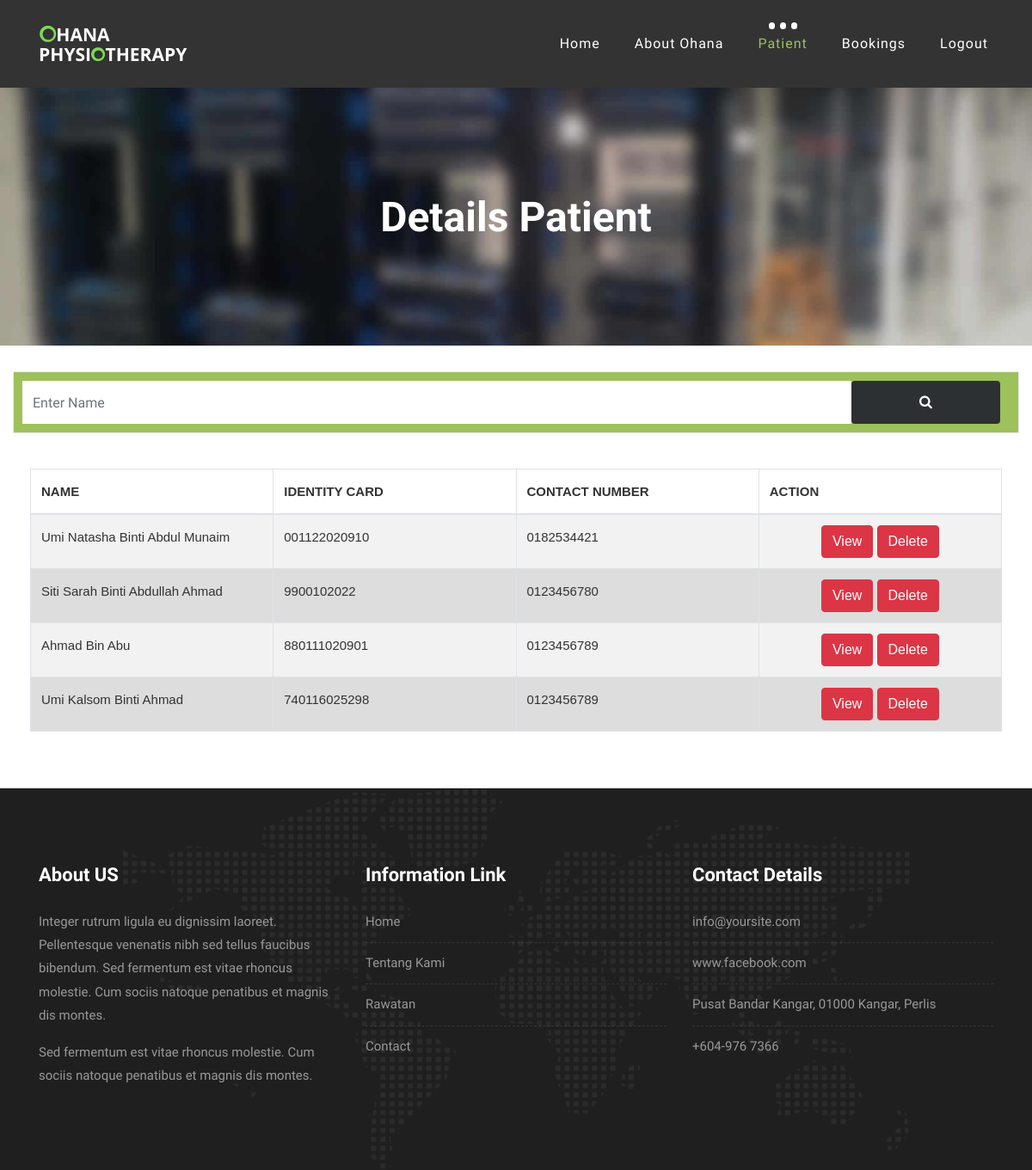
The page /admin/viewpatient.php on the database its author committed.
### tables this page shows
CREATE TABLE `tblpatient` (
  `id_patient` int(11) NOT NULL,
  `username` varchar(50) NOT NULL,
  `email` varchar(50) NOT NULL,
  `phone` varchar(50) NOT NULL,
  `address` varchar(150) NOT NULL,
  `gender` varchar(50) NOT NULL,
  `name` varchar(150) NOT NULL,
  `ic` varchar(50) NOT NULL,
  `create_datetime` datetime NOT NULL
);

### admin/viewpatient.php (the view, shortened to what this page needs)
<?php
$conn = mysqli_connect('localhost', 'root' );
$sql = "SELECT * FROM tblpatient";
$result = mysqli_query($conn, $sql);
?>
<?php
if(isset($_POST['search']))
{
    $valueToSearch = $_POST['valueToSearch'];
    $query = "SELECT * FROM `tblpatient` WHERE CONCAT(`id_patient`,`name`) LIKE '%".$valueToSearch."%'";
    $search_result = filterTable($query);
}
 else {
    $query = "SELECT * FROM `tblpatient`";
    $search_result = filterTable($query);
}
function filterTable($query)
{
    $conn = mysqli_connect("localhost", "root", "", "ohana");
    $filter_Result = mysqli_query($conn, $query);
    return $filter_Result;
}
?>
<!DOCTYPE html>
<html lang="en">
        <link href="//maxcdn.bootstrapcdn.com/bootstrap/4.1.1/css/bootstrap.min.css" rel="stylesheet" id="bootstrap-css">
        <link rel="stylesheet" href="//maxcdn.bootstrapcdn.com/bootstrap/4.0.0-alpha.6/css/bootstrap.min.css" />
        <link href="//maxcdn.bootstrapcdn.com/font-awesome/4.3.0/css/font-awesome.min.css" rel="stylesheet" />
	<link rel="stylesheet" type="text/css" href="vendor/bootstrap/css/bootstrap.min.css">
	<link rel="stylesheet" type="text/css" href="fonts/font-awesome-4.7.0/css/font-awesome.min.css">
	<link rel="stylesheet" type="text/css" href="vendor/animate/animate.css">
	<link rel="stylesheet" type="text/css" href="vendor/select2/select2.min.css">
	<link rel="stylesheet" type="text/css" href="vendor/perfect-scrollbar/perfect-scrollbar.css">
	<link rel="stylesheet" type="text/css" href="css/util.css">
	<link rel="stylesheet" type="text/css" href="css/main.css">
    <link rel="stylesheet" href="css/bootstrap.min.css">
    <link rel="stylesheet" href="style.css">
    <link rel="stylesheet" href="css/versions.css">
    <link rel="stylesheet" href="css/responsive.css">
    <link rel="stylesheet" href="css/custom.css">
</head>
<body class="host_version">
	<header class="top-navbar">
		<nav class="navbar navbar-expand-lg navbar-light bg-light">
			<div class="container-fluid">
				<a class="navbar-brand" href="index.php">
					<img src="images/ohana.png" alt="" />
				</a>
				<div class="collapse navbar-collapse" id="navbars-host">
					<ul class="navbar-nav ml-auto">
						<li class="nav-item"><a class="nav-link" href="admin.php">Home</a></li>
						<li class="nav-item dropdown">
							<a class="nav-link dropdown-toggle" href="#" id="dropdown-a" data-toggle="dropdown">About Ohana </a>
						</li>
						<li class="nav-item dropdown active">
							<a class="nav-link dropdown-toggle" href="#" id="dropdown-a" data-toggle="dropdown">Patient </a>
						</li>
						<li class="nav-item dropdown">
							<a class="nav-link dropdown-toggle" href="#" id="dropdown-a" data-toggle="dropdown">Bookings </a>
						</li>
						<li class="nav-item"><a class="nav-link" href="logout.php">Logout</a></li>
					</ul>
				</div>
			</div>
		</nav>
	</header>
	<div class="all-title-box">
		<div class="container text-center">
			<h1>Details Patient<span class="m_1"></span></h1>
		</div>
	</div>
	<div class="col-lg-12">
	<form action="viewpatient.php" method="post" class="checkdomain form-inline" >
		<div class="checkdomain-wrapper">
			<div class="form-group">
				<input type="text" class="form-control" id="domainnamehere" name="valueToSearch" placeholder="Enter Name">
				<button type="submit" name="search" value="Filter" class="btn btn-primary grd1"><i class="fa fa-search"></i></button>
			</div>
			<hr>
		</div>
	<div class="card-body">
				<div class="table-responsive">
		      		<table class="table table-striped table-bordered" id="appointment_list_table">
		      			<thead>
			      			<tr>
			      				<th><strong>NAME</th>
								<th><strong>IDENTITY CARD</th>
			      				<th><strong>CONTACT NUMBER</th>
			      				<th><strong>ACTION</th>
			      			</tr>
			      		</thead>
						<?php
							if(mysqli_num_rows($result) > 0)
							{
							while($row = mysqli_fetch_assoc($result))
							{
						?>
						<tbody>
						<?php while($row = mysqli_fetch_array($search_result)):?>
							<tr class="row100">
								<td><?php echo $row['name']; ?></td>
								<td><?php echo $row['ic']; ?></td>
								<td><?php echo $row['phone']; ?></td>
								<td>
									<center>
									<button><a href="display.php?id=<?php echo $row["id_patient"]; ?>" class="btn btn-danger delete-listview-btn" onClick="return confirm">View</a></button>
									<button><a href="deletepatient.php?id=<?php echo $row["id_patient"]; ?>" class="btn btn-danger delete-listview-btn" onClick="return confirm('Do you really want to delete?');">Delete</a></button>
									</center>
								</td>
							</tr>
								<?php endwhile;?>
						</tbody>
						<?php
							   }
							}
							else
							{
							   echo "0 results";
							}
						?>
			      	</table>
			    </div>
			</div>
 </form>
                </div>
    <footer class="footer">
        <div class="container">
            <div class="row">
                <div class="col-lg-4 col-md-4 col-xs-12">
                    <div class="widget clearfix">
                        <div class="widget-title">
                            <h3>About US</h3>
                        </div>
                        <p> Integer rutrum ligula eu dignissim laoreet. Pellentesque venenatis nibh sed tellus faucibus bibendum. Sed fermentum est vitae rhoncus molestie. Cum sociis natoque penatibus et magnis dis montes.</p>
                        <p>Sed fermentum est vitae rhoncus molestie. Cum sociis natoque penatibus et magnis dis montes.</p>
                    </div>
                </div>
				<div class="col-lg-4 col-md-4 col-xs-12">
                    <div class="widget clearfix">
                        <div class="widget-title">
                            <h3>Information Link</h3>
                        </div>
                        <ul class="footer-links">
                            <li><a href="index.php">Home</a></li>
							<li><a href="about.php">Tentang Kami</a></li>
							<li><a href="hosting.php">Rawatan</a></li>
							<li><a href="contact.php">Contact</a></li>
                        </ul>
                    </div>
                </div>
                <div class="col-lg-4 col-md-4 col-xs-12">
                    <div class="widget clearfix">
                        <div class="widget-title">
                            <h3>Contact Details</h3>
                        </div>
                        <ul class="footer-links">
                            <li><a href="mailto:#">info@yoursite.com</a></li>
                            <li><a href="#">www.facebook.com</a></li>
                            <li> Pusat Bandar Kangar, 01000 Kangar, Perlis</li>
                            <li>+604-976 7366</li>
                        </ul>
                    </div>
                </div>
            </div>
        </div>
    </footer>
</body>
</html>

### admin/css/main.css (style rules this page uses)
* { margin: 0px; padding: 0px; box-sizing: border-box; }
body, html { height: 100%; font-family: sans-serif; }
a { margin: 0px; transition: all 0.4s; -webkit-transition: all 0.4s; -o-transition: all 0.4s; -moz-transition: all 0.4s; }
h1,h2,h3,h4,h5,h6 { margin: 0px; }
p { margin: 0px; }
ul, li { margin: 0px; list-style-type: none; }
input { display: block; outline: none; border: none !important; }
button { outline: none !important; border: none; background: transparent; }
table { width: 100%; background-color: #fff; }
th, td { font-weight: unset; padding-right: 10px; }
.row100 td { padding-top: 18px; padding-bottom: 14px; }

### admin/css/versions.css (style rules this page uses)
body.host_version .icon_wrap:hover, body.host_version .icon-wrapper:hover i, body.host_version .grd1 { color: #ffffff !important; background: #2d3032; }
body.host_version .checkdomain { background-color: #fff; padding: 30px 0px; text-align: left; }
body.host_version .checkdomain { margin-top: 0px; display: block; position: relative; }
body.host_version .checkdomain-wrapper .form-group { background: #9dc15b; padding: 10px; border: 1px solid #e9e9ec; width: 100%; }
body.host_version .checkdomain hr { border-color: rgba(255, 255, 255, 0); margin: 10px 0; }
body.host_version .checkdomain-wrapper .form-control { display: inline-block; vertical-align: middle; border: 1px solid #e9e9ec; box-shadow: none !important; border-radius: 0; width: 84%; height: 50px; }
body.host_version .checkdomain-wrapper .btn { height: 50px; width: 15%; border: none; }

### admin/viewpatient.php (style rules this page uses)
table { font-family: arial, sans-serif; border-collapse: collapse; width: 100%; }
td, th { border: 1px solid #dddddd; text-align: left; padding: 8px; }
tr:nth-child(even) { background-color: #dddddd; }
body, html { height: 100%; }
table { table-layout:fixed; }
td { width:33%; }
table, th, td { border: 1px solid black; border-collapse: collapse; }
table,tr,th,td { border: 1px solid black; }

### rows shown on the page
tblpatient: name "Umi Natasha Binti Abdul Munaim", ic "001122020910", phone "0182534421"
tblpatient: name "Siti Sarah Binti Abdullah Ahmad", ic "9900102022", phone "0123456780"
tblpatient: name "Ahmad Bin Abu", ic "880111020901", phone "0123456789"
tblpatient: name "Umi Kalsom Binti Ahmad", ic "740116025298", phone "0123456789"
